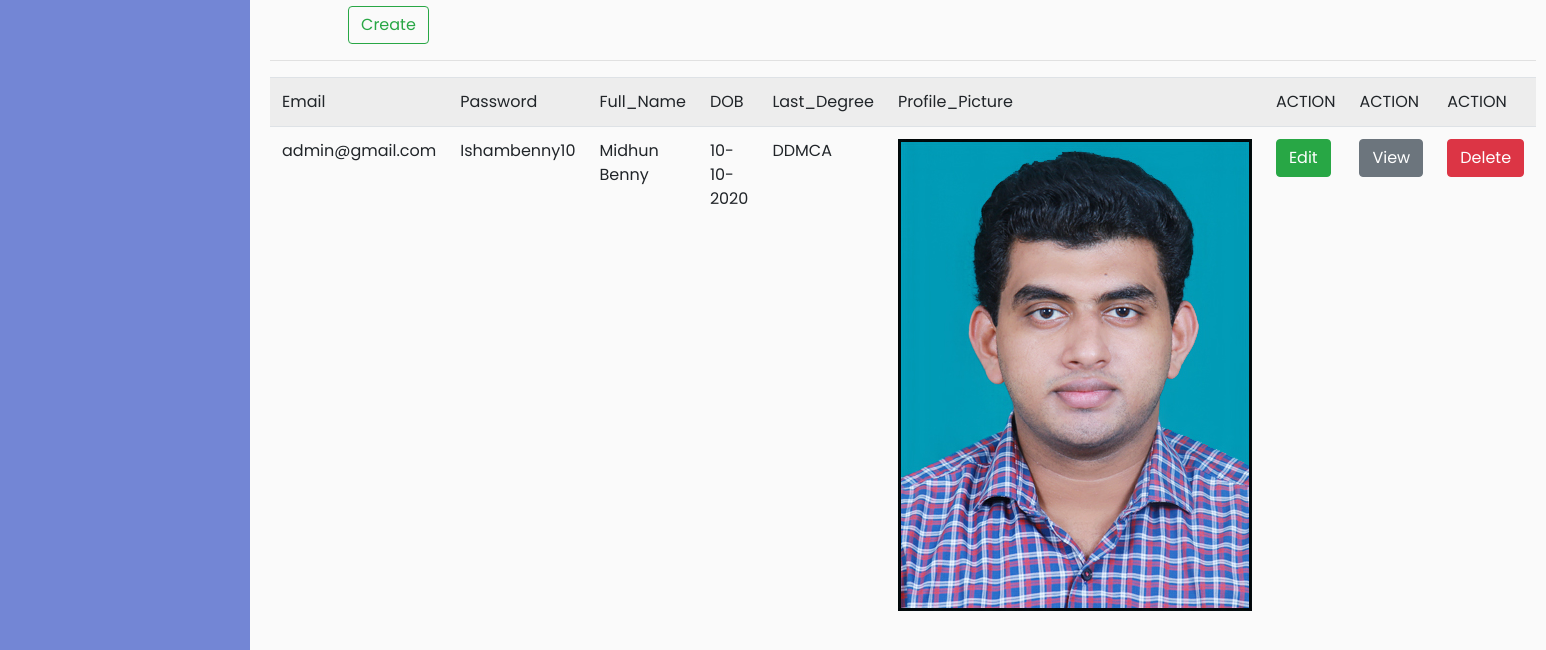
/resume (signed in, lower part), run on an earlier commit of the app's database.
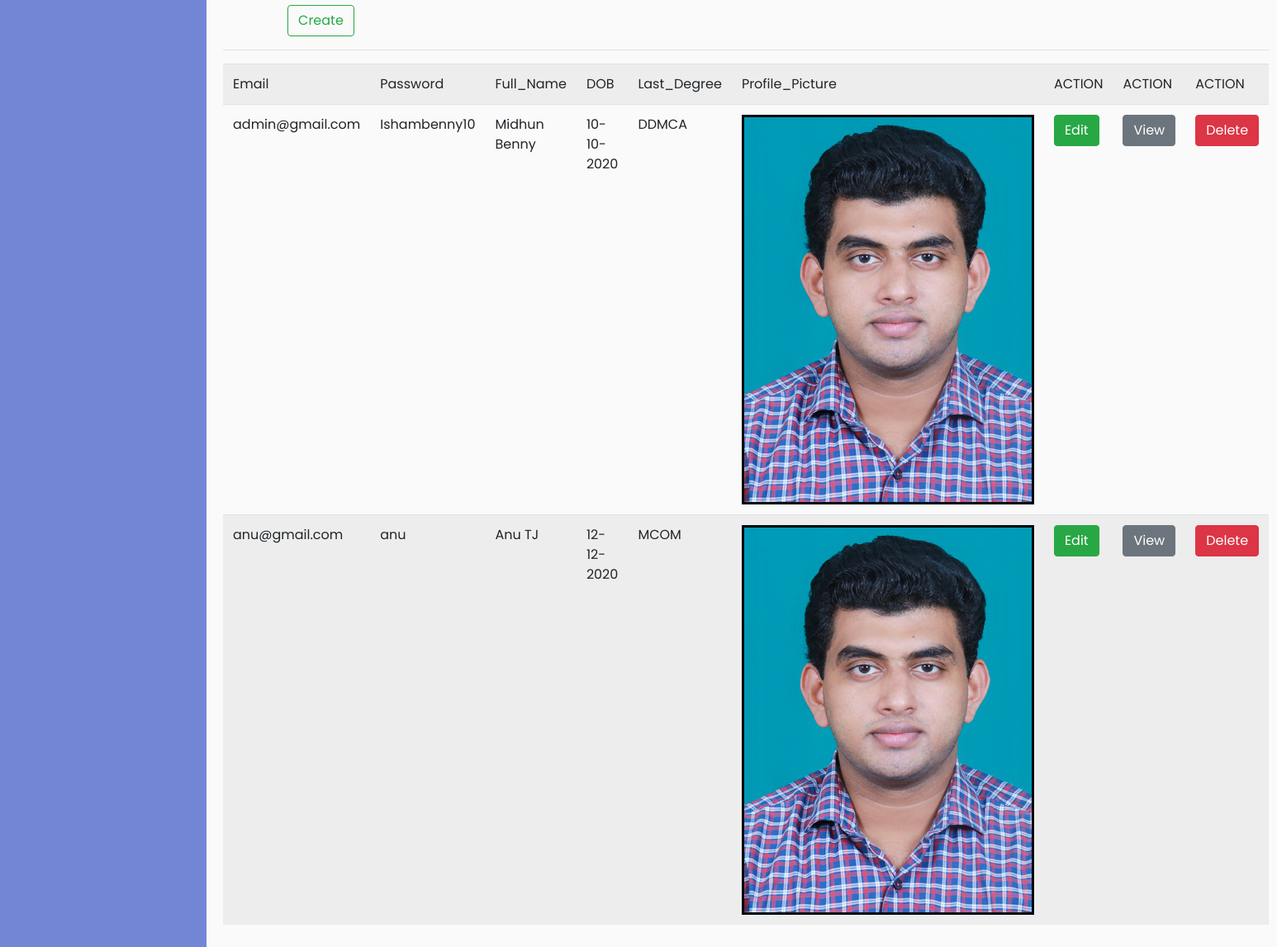
And on a later commit of the database.
### fresher/models.py (models this page shows)
class Resume(models.Model):
    Email = models.CharField(max_length=120)
    Password = models.CharField(max_length=25)
    Full_Name = models.CharField(max_length=120)
    DOB = models.CharField(max_length=120)
    Last_Degree = models.CharField(max_length=120)
    Profile_Picture = models.ImageField(default=None, upload_to="images")
    user = models.CharField(max_length=120)

### fresher/views.py (the view)
# urls.py: path("resume", resume, name="resume"),
@login_required(login_url="loginPage")
def resume(request):
    form = ResumeForm(initial={"user": request.user})
    context = {"form": form}
    obj = Resume.objects.filter(user=request.user)
    context["obj"] = obj
    if request.method == 'POST':
        form = ResumeForm(initial={"user": request.user}, data=request.POST, files=request.FILES)
        if form.is_valid():
            form.save()
            return redirect("resume")
    return render(request, "fresher/resumecreate.html", context)

### fresher/forms.py
class ResumeForm(ModelForm):
    class Meta:
        model = Resume
        fields = "__all__"
        widgets = {
            'Email': forms.TextInput(attrs={'class': 'form-control'}),
            'Password': forms.TextInput(attrs={'class': 'form-control'}), #if PasswordInput() - Editform will not display password.
            'Full_Name': forms.TextInput(attrs={'class': 'form-control'}),
            'DOB': forms.DateInput(format='%d-%m-%Y', attrs={'class': 'myDateClass',
                                                             'placeholder': 'dd-mm-YYYY'}),
            'Last_Degree': forms.TextInput(attrs={'class': 'form-control'}),
            'user': forms.HiddenInput(),
        }

### fresher/templates/fresher/resumecreate.html (shortened to what this page needs)
<!DOCTYPE html>
<html lang="en">
{% extends 'fresher/index.html' %}
{% block body_block %}
<div class="container">
    <div class="row">
        <div class="col-6">
            <form method="post" enctype="multipart/form-data">
                 <input type="submit" value="Create" class="btn btn-outline-success">
            </form>
        </div>
        <div class="col-6">
            </div>
    </div>
</div>
<hr>
<table  class="table table-striped centre">
    <tr>
        <td>Email</td>
        <td>Password</td>
        <td>Full_Name</td>
        <td>DOB</td>
        <td>Last_Degree</td>
        <td>Profile_Picture</td>
        <td>ACTION</td>
        <td>ACTION</td>
        <td>ACTION</td>
    </tr>
    {% for item in obj %}
    <tr>
        <td>{{item.Email}}</td>
        <td>{{item.Password}}</td>
        <td>{{item.Full_Name}}</td>
        <td>{{item.DOB}}</td>
        <td>{{item.Last_Degree}}</td>
        <td><img src="{{item.Profile_Picture.url}}"></td>
        <td><a href="{% url 'editresume' item.id %}" class="btn btn-success">Edit</a> </td>
        <td><a href="{% url 'viewresume' item.id %}" class="btn btn-secondary">View</a> </td>
        <td><a href="{% url 'deleteresume' item.id %}" class="btn btn-danger">Delete</a> </td>
    </tr>
    {% endfor %}
</table>
{% endblock %}

What changed in the data, as far as the page shows it:
added Resume: Email "anu@gmail.com", Password "anu", Full_Name "Anu TJ", DOB "12-12-2020", Last_Degree "MCOM", Profile_Picture (picture)
